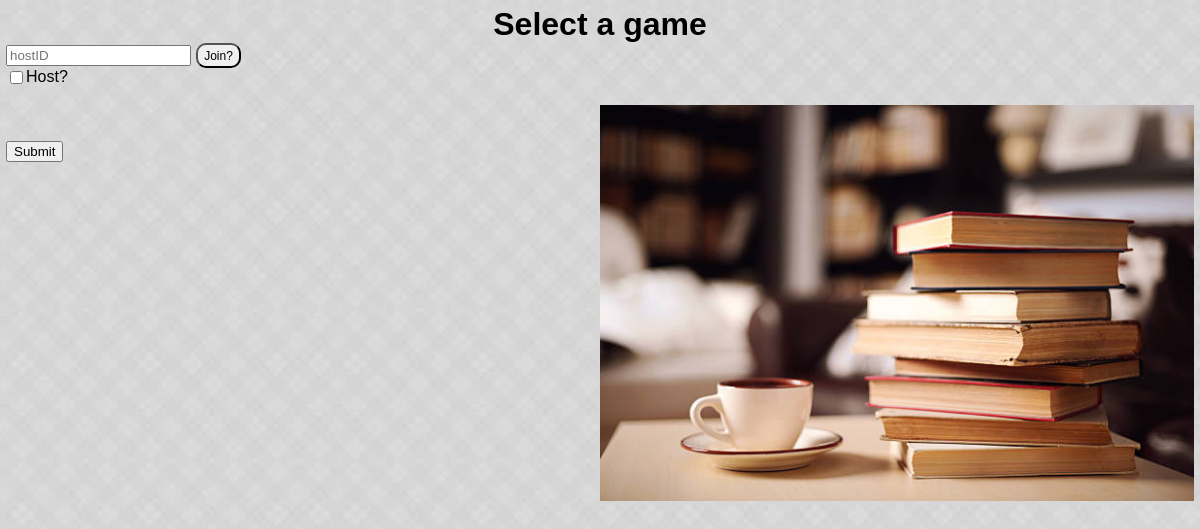
The page /frontend/playerProjSelect.php on the database as committed earlier.
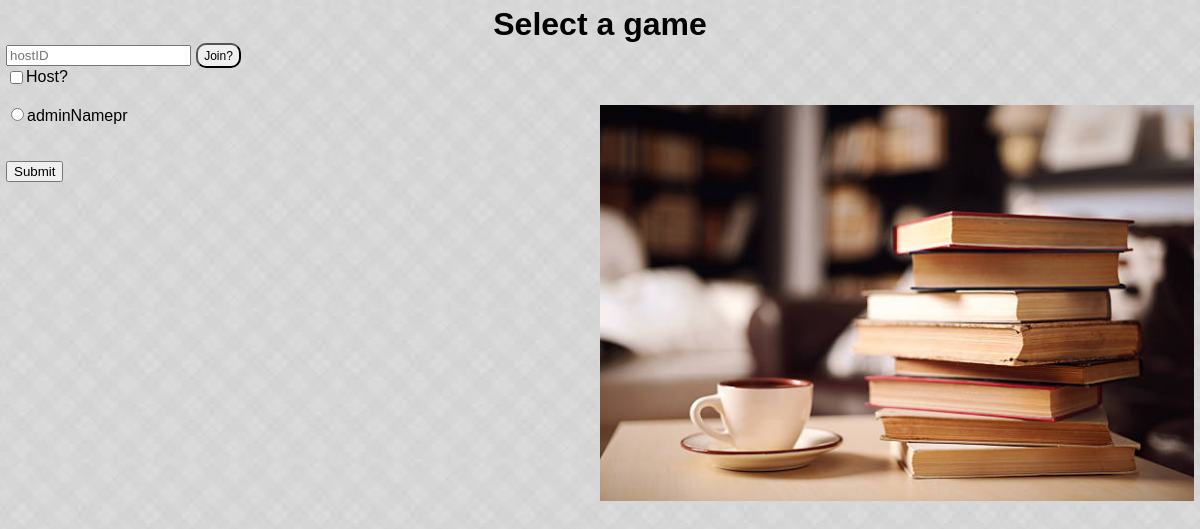
The same page on the database as committed later.
### tables this page shows
CREATE TABLE `project` (
  `projectID` int(11) NOT NULL,
  `projectName` varchar(16) NOT NULL,
  `projectDes` varchar(255) DEFAULT NULL,
  `ownerID` int(11) NOT NULL,
  `firstSceneID` int(11) DEFAULT NULL,
  `isPublished` tinyint(1) NOT NULL
);

### backend/backendapi/databaseapi.php (called while the page is built, shortened)
<?php
include dirname(__DIR__, 1)."/objects/database.php";
include dirname(__DIR__, 1).'/objects/result.php';
class DatabaseAPI{
  private $conn;
  public function __construct($input){
    $database = new Database($input);
    $this->conn = $database->getConnection();
  }
  public function getAllPublishedProjects(){
    $result = new Result();
    $findUser = "SELECT * FROM project WHERE isPublished = 1";
    $query = mysqli_query($this->conn, $findUser);
    if (!$query){
      $result->setError("Error: mysqli_query error");
      return $result;
    }
    else{
      $result->setResult($query);
      return $result;
    }
  }
}
?>

### backend/objects/database.php (called while the page is built, shortened)
<?php
class Database{
  private $servername = "";
  private $db_name = "";
  private $username = "";
  private $password = "";
  public function getConnection(){
    $this->conn = mysqli_init( );
    $this->conn->options( MYSQLI_OPT_CONNECT_TIMEOUT, 3 );
    $this->conn->real_connect($this->servername, $this->username, $this->password, $this->db_name);
    return $this->conn;
  }
  public function __construct($input){
    if ($input == 0){
      $this->servername = "localhost";
      $this->username = "root";
      $this->password = "";
      $this->db_name = "gameenginedb";
    }
    else {
      $this->servername = "people.wku.edu";
      $this->username = "kth81383";
      $this->password = "nk4k9n8wR_yQTjjU";
      $this->db_name = "gameenginedb";
    }
  }
}
?>

### backend/backendapi/backendapi.php (called while the page is built, shortened)
<?php
include 'databaseapi.php';
class BackendAPI{
  public function __construct($input){
    $this->databaseapi = new DatabaseAPI($input);
  }
}
?>

### backend/objects/result.php (called while the page is built, shortened)
<?php
class Result{
    private $errorFlag=false;
    private $happyResult="";
    public function setResult($input){
      $this->happyResult = $input;
    }
    public function getResult(){
      return $this->happyResult;
    }
    public function isError(){
      return $this->errorFlag;
    }
}
?>

### frontend/playerProjSelect.php (the view)
<html>
<link rel="stylesheet" href="../css/mycss.css">
<h1>Select a game</h1>
<div class="join">
	<input type="text" name="hostID" placeholder="hostID"><button name="join" id="join">Join?</button><br>
	<input type="checkbox">Host?<br><br>
</div>
<body>
	<div id="body" class="row">
		<div id=leftcol class="col">
			<form action="../backend/playgame.php" method="post">
				<?php
				include dirname(__DIR__, 1).'/backend/backendapi/backendapi.php';
				$backendapi = new BackendAPI(0);
				$allProjects = $backendapi->databaseapi->getAllPublishedProjects();
				if (!$allProjects->isError()){
					while($row = mysqli_fetch_assoc($allProjects->getResult())){
						echo "<input type=\"radio\" name=\"project\" value=\"" .$row['projectID']."\">" . $row['projectName'] . "</input></br>";
					}
				}
				?>
                <br><br>
				<input type="submit">
			</form>
		</div>
		<div id=rightcol class="col">
			<img src="../images/bookLogo.jpg" alt="Book Logo" id="thumb">
		</div>
	</div>
</body>
</html>

Rows that differ between the two databases and show on the page:
added project: projectName "adminNamepr"
